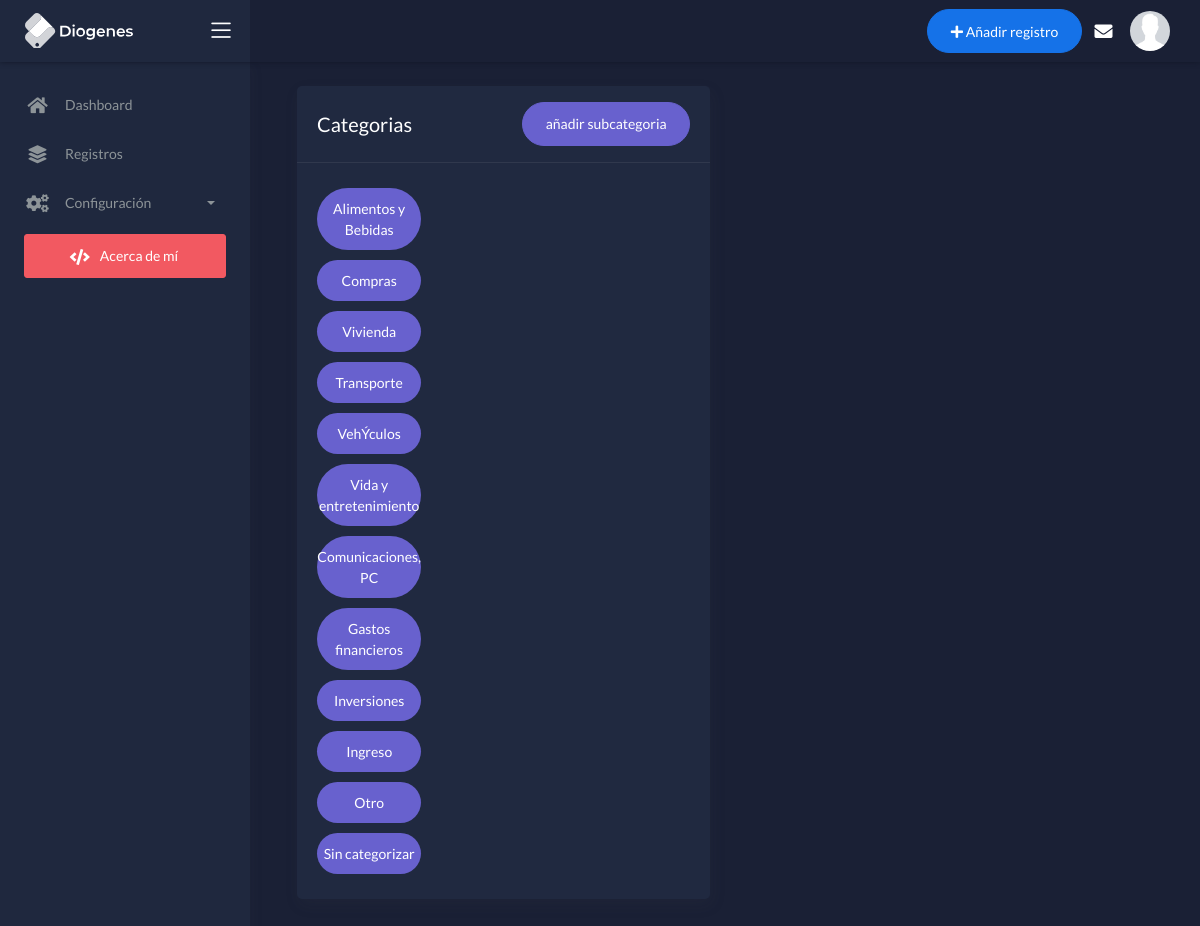
Screenshot of /categorias (signed in) with the database file from the repository.
### apps/finanzas/models.py (models this page shows, shortened)
class Categorias (MPTTModel):
    nombre = models.CharField(max_length=30)
    descripcion = models.CharField(max_length=100, null=True, blank=TRUE)
    parent = TreeForeignKey ('self', on_delete=models.CASCADE, related_name='children', null=True, blank=True, related_query_name='subcategoria')
    class Tipodecategoria (models.TextChoices):
        FIJO ='F', _('Gasto Fijo(Obligatorio)')
        NECESIDAD = 'N', _('Gasto Necesario(Sobrevivencia)')
        PRESCINDIBLE = 'P',_('Gasto Prescindible(Lujo)')
        INGRESO = 'I',_('Ingreso de dinero')
        PADRE = 'C',_('Categoria Padre (admin)')
    tipo_de_categoria = models.CharField(max_length=1, choices=Tipodecategoria.choices, default=Tipodecategoria.FIJO)
    class MPTTMeta:
        order_insertion_by=['nombre']
    class Meta:
        verbose_name_plural = "Categorias"

### apps/finanzas/views.py (the view)
# urls.py: path('categorias', views.CategoriaList, name='categorias'),
@login_required
def CategoriaList(request):
    categorias = Categorias.objects.filter(parent__isnull=True)
    if request.method == 'POST':
        form = Categoriaform(request.POST)
        if form.is_valid():
            messages.success(request, "Categoria creada")
            form.save()
            return redirect('/')
    else:
        form = Categoriaform()
    return render (request, 'finanzas/categorias.html',{'categorias':categorias, 'form':form})

### apps/templates/finanzas/categorias.html (shortened to what this page needs)
{% extends "layouts/base.html" %}
{% block content %}
<div class="content">
    <div class="page-inner">
      <div class="col-md-6">
        <div class="card">
          <div class="card-header"><div class="card-head-row card-tools-still-right">
            <h4 class="card-title">Categorias</h4>
            <div class="card-tools">
              <button id="crear-subcategoria" type="button" class="btn btn-secondary btn-round" data-toggle="modal" data-target="#Modalnuevacategoria">
                añadir subcategoria
              </button>
            </div>
          </div>
          </div>
          <div class="card-body">
            <div class="row">
              {% for categoria in categorias %}
              <div class="col-5 col-md-4">
                <div class="nav flex-column nav-pills nav-secondary nav-pills-no-bd"  role="tablist" aria-orientation="vertical">
                  <a class="nav-link active card-header" data-toggle="collapse" href="#{{categoria.pk}}" role="tab" aria-controls="v-pills-home-nobd" aria-selected="true">{{categoria.nombre}}</a>
                </div>
              </div>
              <div class="col-7 col-md-8" >
              </div>
              {% endfor %}
            </div>
          </div>
        </div>
      </div>
  </div>
</div>
{% include 'includes/modal_cargarcategoria.html' %}
{% endblock content %}

### rows the page displays
Categorias: nombre "Alimentos y Bebidas"
Categorias: nombre "Compras"
Categorias: nombre "Vivienda"
Categorias: nombre "Transporte"
Categorias: nombre "VehÝculos"
Categorias: nombre "Vida y entretenimiento"
Categorias: nombre "Comunicaciones, PC"
Categorias: nombre "Gastos financieros"
Categorias: nombre "Inversiones"
Categorias: nombre "Ingreso"
Categorias: nombre "Otro"
Categorias: nombre "Sin categorizar"
